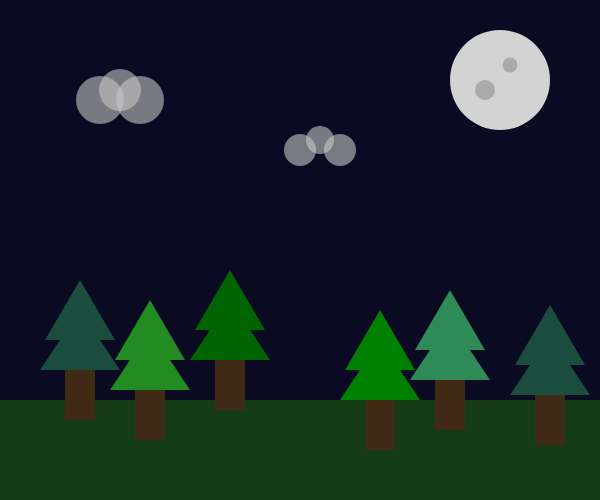
Frame 1 (no input)
Frame 60 (no input): identical to frame 1, image omitted
Frame 120 (the mouse pressed at the canvas centre since frame 60): identical to frame 1, image omitted

The p5.js sketch that drew this single still picture (run headless with seeded random() and noise() and a simulated clock; from frame 60 on, the mouse is pressed at the canvas centre):

// p5.js sketch
// ── sketch.js
const WIDTH = 600;
const HEIGHT = 500;

function setup() {
  createCanvas(WIDTH, HEIGHT);
  noStroke();
}


function desenhaEstrela(x, y, brilho = 255) {
  fill(255, 255, 255, brilho);
}

function desenhaNuvem(x, y, escala = 1) {
  fill(200, 200, 200, 150);
  circle(x, y, 40 * escala);
  circle(x + 20, y - 10, 35 * escala);
  circle(x + 40, y, 40 * escala);
}

function arvore(x, y = 350, corFolha = "green") {
  const TRUNK_COLOR = "rgb(65,42,21)";
  
  // Tronco
  fill(TRUNK_COLOR);
  rect(x - 15, y, 30, 60);
  
  // Copa das arvores
  fill(corFolha);
  triangle(x - 40, y + 10, x, y - 50, x + 40, y + 10);
  triangle(x - 35, y - 20, x, y - 80, x + 35, y - 20);
}

function lua(x, y, diametro = 80) {
  fill("lightgray");
  circle(x, y, diametro);
  
  fill(170);
  circle(x - 15, y + 10, diametro * 0.2);
  circle(x + 10, y - 15, diametro * 0.15);
}

function chao(y_pos) {
  fill(20, 60, 20);
  rect(0, y_pos, WIDTH, HEIGHT - y_pos);
}

function draw() {
  background(10, 10, 35);

  for (let i = 0; i < 20; i++) {
    desenhaEstrela(i * 40, (i * 15) % 200, 200);
  }

  lua(500, 80, 100);

  desenhaNuvem(100, 100, 1.2);
  desenhaNuvem(300, 150, 0.8);

  chao(400);

  arvore(80, 360, "#1b4d3e");
  arvore(150, 380, "#228b22");
  arvore(230, 350, "#006400");
  arvore(380, 390, "green");
  arvore(450, 370, "#2e8b57");
  arvore(550, 385, "#1b4d3e");
}
